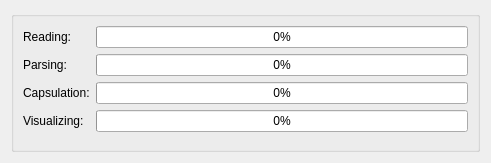
<?xml version="1.0" encoding="UTF-8"?>
<ui version="4.0">
 <class>Dialog</class>
 <widget class="QDialog" name="Dialog">
  <property name="geometry">
   <rect>
    <x>0</x>
    <y>0</y>
    <width>491</width>
    <height>163</height>
   </rect>
  </property>
  <property name="windowTitle">
   <string>Dialog</string>
  </property>
  <layout class="QVBoxLayout" name="verticalLayout">
   <item>
    <widget class="QGroupBox" name="groupBox">
     <property name="title">
      <string/>
     </property>
     <layout class="QFormLayout" name="formLayout">
      <item row="0" column="0">
       <widget class="QLabel" name="label">
        <property name="text">
         <string>Reading:</string>
        </property>
       </widget>
      </item>
      <item row="0" column="1">
       <widget class="QProgressBar" name="readingProgressBar">
        <property name="value">
         <number>0</number>
        </property>
        <property name="alignment">
         <set>Qt::AlignRight|Qt::AlignTrailing|Qt::AlignVCenter</set>
        </property>
        <property name="format">
         <string>%p%</string>
        </property>
       </widget>
      </item>
      <item row="1" column="0">
       <widget class="QLabel" name="label_2">
        <property name="text">
         <string>Parsing:</string>
        </property>
       </widget>
      </item>
      <item row="1" column="1">
       <widget class="QProgressBar" name="parsingProgressBar">
        <property name="value">
         <number>0</number>
        </property>
        <property name="alignment">
         <set>Qt::AlignRight|Qt::AlignTrailing|Qt::AlignVCenter</set>
        </property>
       </widget>
      </item>
      <item row="3" column="0">
       <widget class="QLabel" name="label_3">
        <property name="text">
         <string>Visualizing:</string>
        </property>
       </widget>
      </item>
      <item row="3" column="1">
       <widget class="QProgressBar" name="visualizingProgressBar">
        <property name="value">
         <number>0</number>
        </property>
        <property name="alignment">
         <set>Qt::AlignRight|Qt::AlignTrailing|Qt::AlignVCenter</set>
        </property>
       </widget>
      </item>
      <item row="2" column="0">
       <widget class="QLabel" name="label_4">
        <property name="text">
         <string>Capsulation:</string>
        </property>
       </widget>
      </item>
      <item row="2" column="1">
       <widget class="QProgressBar" name="capsulationProgressBar">
        <property name="value">
         <number>0</number>
        </property>
        <property name="alignment">
         <set>Qt::AlignRight|Qt::AlignTrailing|Qt::AlignVCenter</set>
        </property>
        <property name="textVisible">
         <bool>true</bool>
        </property>
       </widget>
      </item>
     </layout>
    </widget>
   </item>
  </layout>
 </widget>
 <resources/>
 <connections/>
</ui>
